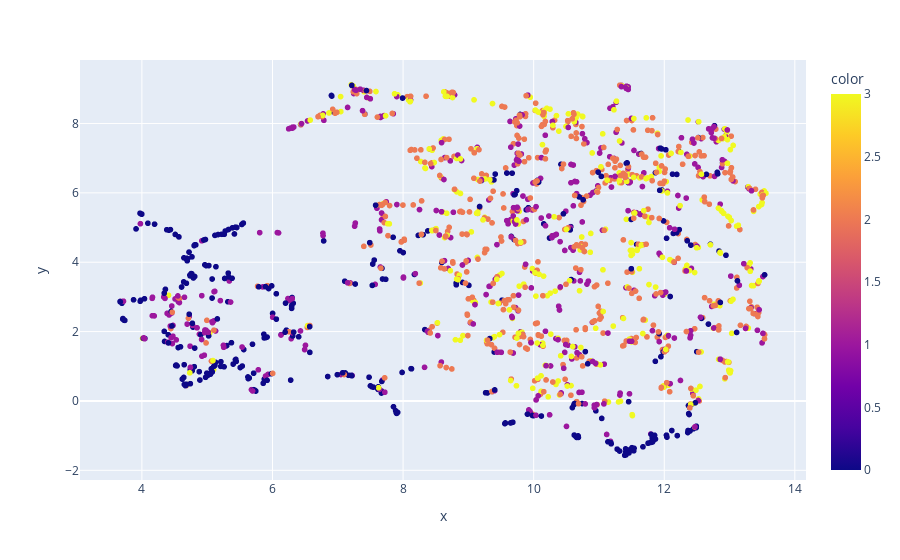

Write notebook code for a chart like this one.
### Code cell
fit = umap.UMAP(n_neighbors=3, min_dist=0.03, n_components=2).fit_transform(ess_emb["essay_1"])

fig = px.scatter(fit, x=fit[:,0], y=fit[:,1], 
    color=df[df.EssaySet==1].Score1.values)
fig.show()

### Figure 1 — Plotly figure (JSON) as saved in the notebook; plotly's stock layout.template omitted (floating-point values rounded to 4 significant figures; data arrays with more than 128 entries replaced by an {"elided": "..."} marker saying what was removed)
{"data": [{"hovertemplate": "x=%{x}<br>y=%{y}<br>color=%{marker.color}<extra></extra>", "legendgroup": "", "marker": {"color": {"elided": "1672 int values"}, "coloraxis": "coloraxis", "symbol": "circle"}, "mode": "markers", "name": "", "showlegend": false, "type": "scattergl", "x": {"elided": "1672 float values"}, "xaxis": "x", "y": {"elided": "1672 float values"}, "yaxis": "y"}], "layout": {"coloraxis": {"colorbar": {"title": {"text": "color"}}, "colorscale": [[0, "#0d0887"], [0.1111, "#46039f"], [0.2222, "#7201a8"], [0.3333, "#9c179e"], [0.4444, "#bd3786"], [0.5556, "#d8576b"], [0.6667, "#ed7953"], [0.7778, "#fb9f3a"], [0.8889, "#fdca26"], [1, "#f0f921"]]}, "legend": {"tracegroupgap": 0}, "margin": {"t": 60}, "xaxis": {"anchor": "y", "domain": [0, 1], "title": {"text": "x"}}, "yaxis": {"anchor": "x", "domain": [0, 1], "title": {"text": "y"}}}}
